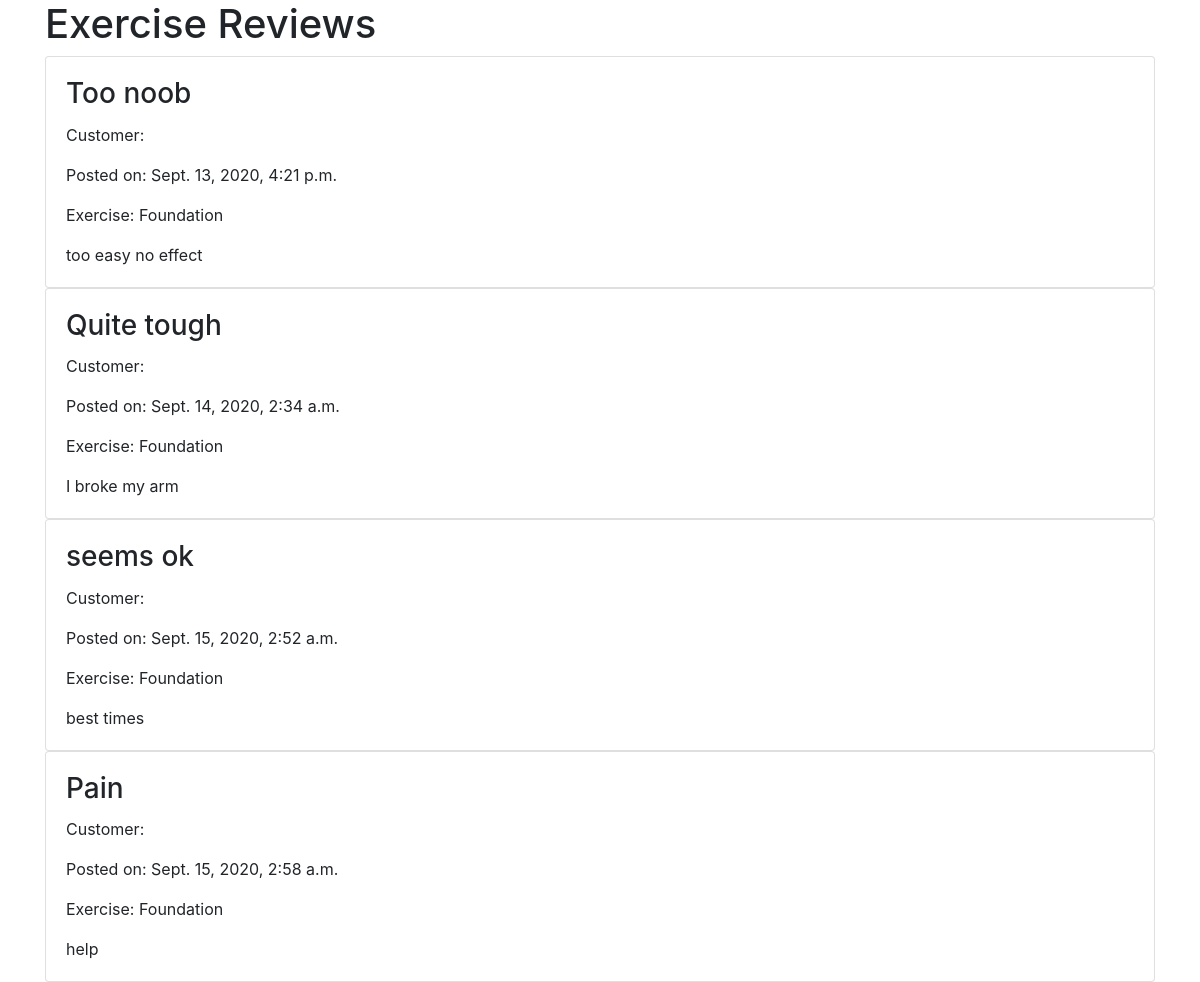
The app's page /reviews/exercise/, older data.
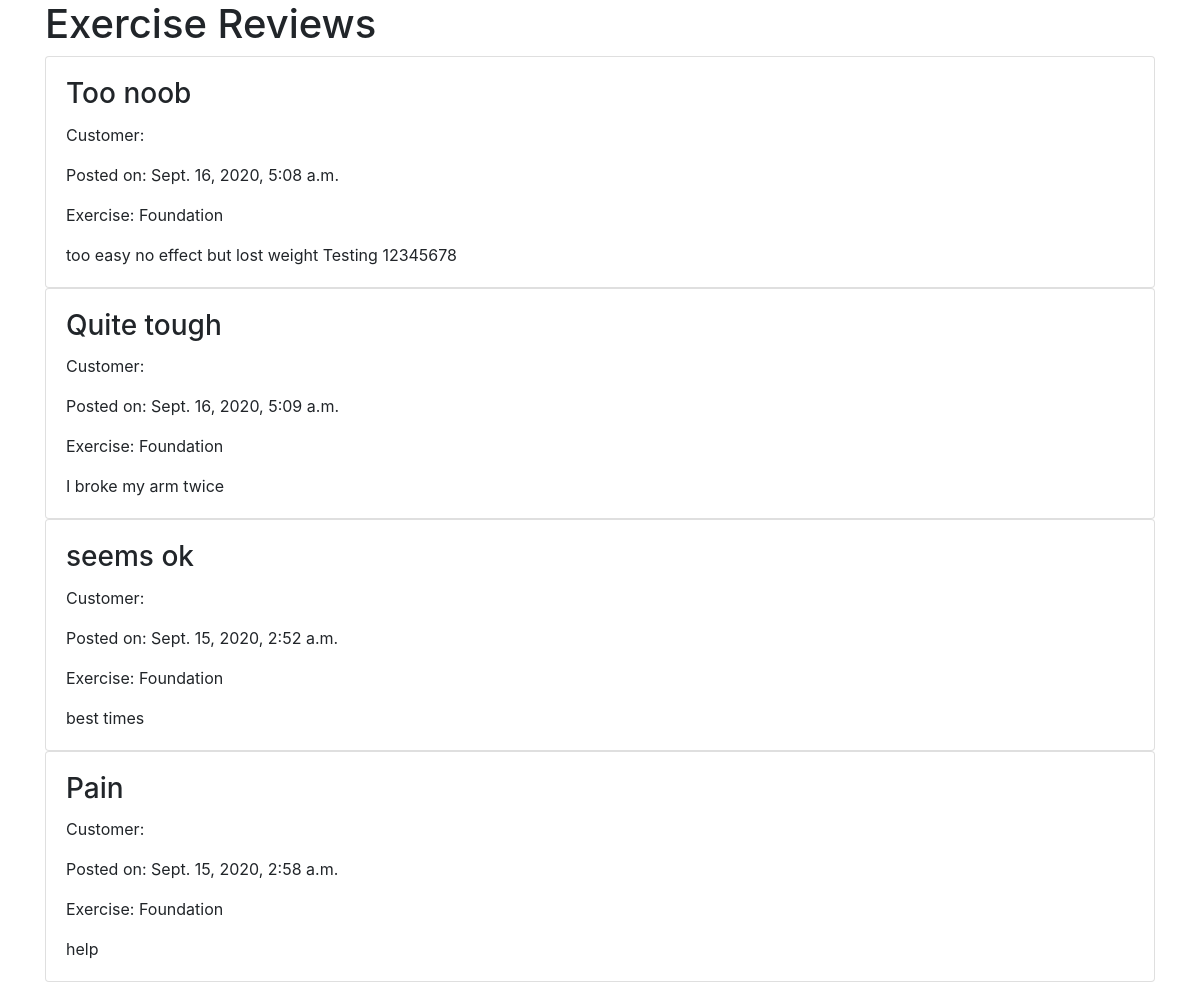
The same page, newer data.
### reviews/models.py (models this page shows)
class ExerciseReview(models.Model):
    title = models.CharField(blank=False, max_length=255)
    content = models.TextField(blank=False, max_length=255)
    datetime = models.DateTimeField(auto_now=True)
    exercise = models.ForeignKey(Exercise, on_delete=models.CASCADE)
    customer = models.ForeignKey(User, on_delete=models.CASCADE)
    def __str__(self):
        return self.title

### products/models.py (models this page shows, shortened)
class Exercise(models.Model):
    title = models.CharField(blank=False, max_length=255)
    description = models.CharField(blank=False, max_length=255)
    price = models.PositiveIntegerField(blank=False)
    exercise_type = models.ForeignKey(ExerciseType, on_delete=models.CASCADE)

### reviews/views.py (the view)
# urls.py: path("exercise/", reviews.views.show_exercise_reviews,
def show_exercise_reviews(request):
    all_exercise_reviews = ExerciseReview.objects.all()
    print(all_exercise_reviews)
    return render(request, "reviews/show_exercise_reviews.template.html", {
        "all_exercise_reviews": all_exercise_reviews
    })

### reviews/templates/reviews/show_exercise_reviews.template.html (shortened to what this page needs)
{% extends 'base.template.html' %}
{% load crispy_forms_tags %}
{% block content %}
<h1>Exercise Reviews</h1>
{% for r in all_exercise_reviews %}
<div class="card">
    <div class="card-body">
        <div class="card-title">
            <h3>{{r.title}}</h3>
        </div>
        <div>
            <p>Customer: {{r.customer.first_name}} {{r.customer.last_name}}</p>
            <p>Posted on: {{r.datetime}}</p>
            <p>Exercise: {{r.exercise.title}}</p>
        </div>
        <div>
            {{r.content}}
        </div>
    </div>
</div>
{% endfor %}
{% endblock %}

Row changes from the older to the newer data that the page shows:
changed ExerciseReview "Too noob": datetime "Sept. 13, 2020, 4:21 p.m." → "Sept. 16, 2020, 5:08 a.m."; content "too easy no effect" → "too easy no effect but lost weight Testing 12345678"
changed ExerciseReview "Quite tough": datetime "Sept. 14, 2020, 2:34 a.m." → "Sept. 16, 2020, 5:09 a.m."; content "I broke my arm" → "I broke my arm twice"
